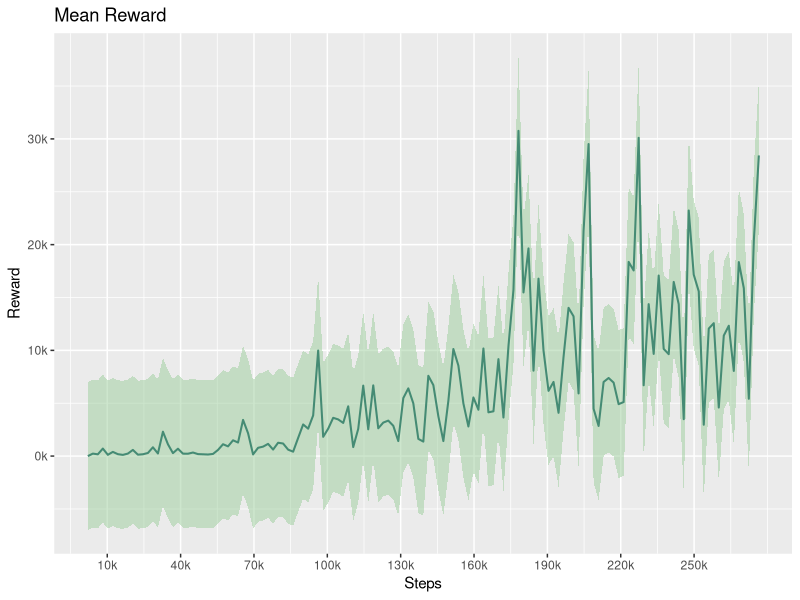

Source code (R):
## ---- chunk 1
knitr::opts_chunk$set(echo = TRUE)
library(knitr)
library(kableExtra)
## ---- chunk 2
library(tidyverse)

# load the tensorboard results
reward <- read.csv("data/jetracer/run-PPO_0-tag-eval_mean_reward.csv")

# sd above and bellow the data
reward$MinR <- reward$Value - sd(reward$Value, na.rm = TRUE)
reward$MaxR <- reward$Value + sd(reward$Value, na.rm = TRUE)

g <- ggplot(reward, aes(x = Step, y = Value)) +
  geom_ribbon(aes(ymin = MinR, ymax = MaxR), alpha = 0.5,
              fill = "darkseagreen3", color = "transparent") +
  geom_line(color = "aquamarine4", lwd = 0.7) +
  scale_x_continuous(name="Steps",
                     breaks = seq(1, 27, by=3) * 1e4,
                     labels = scales::number_format(scale = 0.001, suffix = "k")
                     ) +
  scale_y_continuous(name = "Reward",
                     labels = scales::number_format(scale = 0.001, suffix = "k")
                     ) +
  labs(title = "Mean Reward")
g
